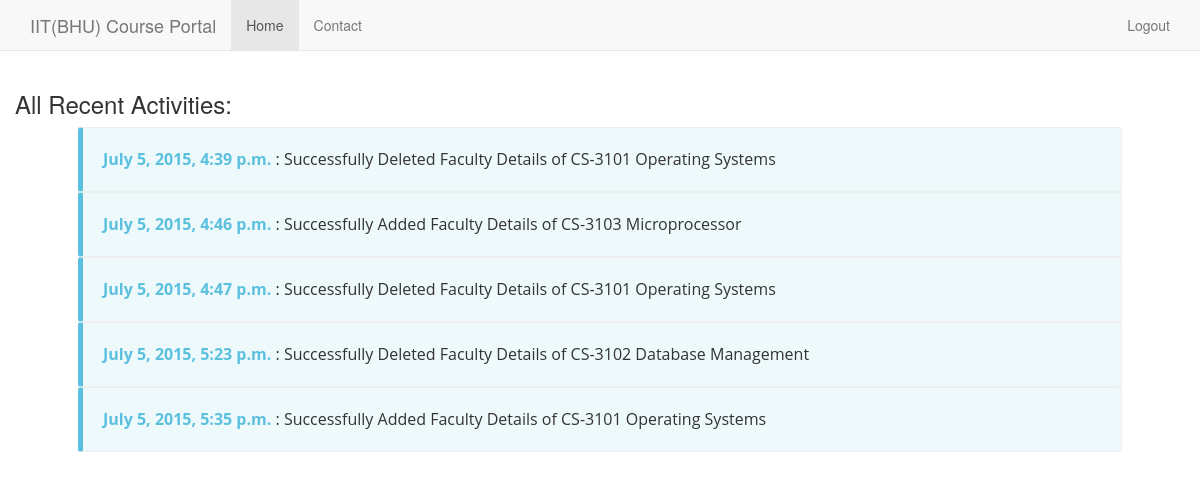
The app's page /programme/CS/activity_log/ (signed in), older data.
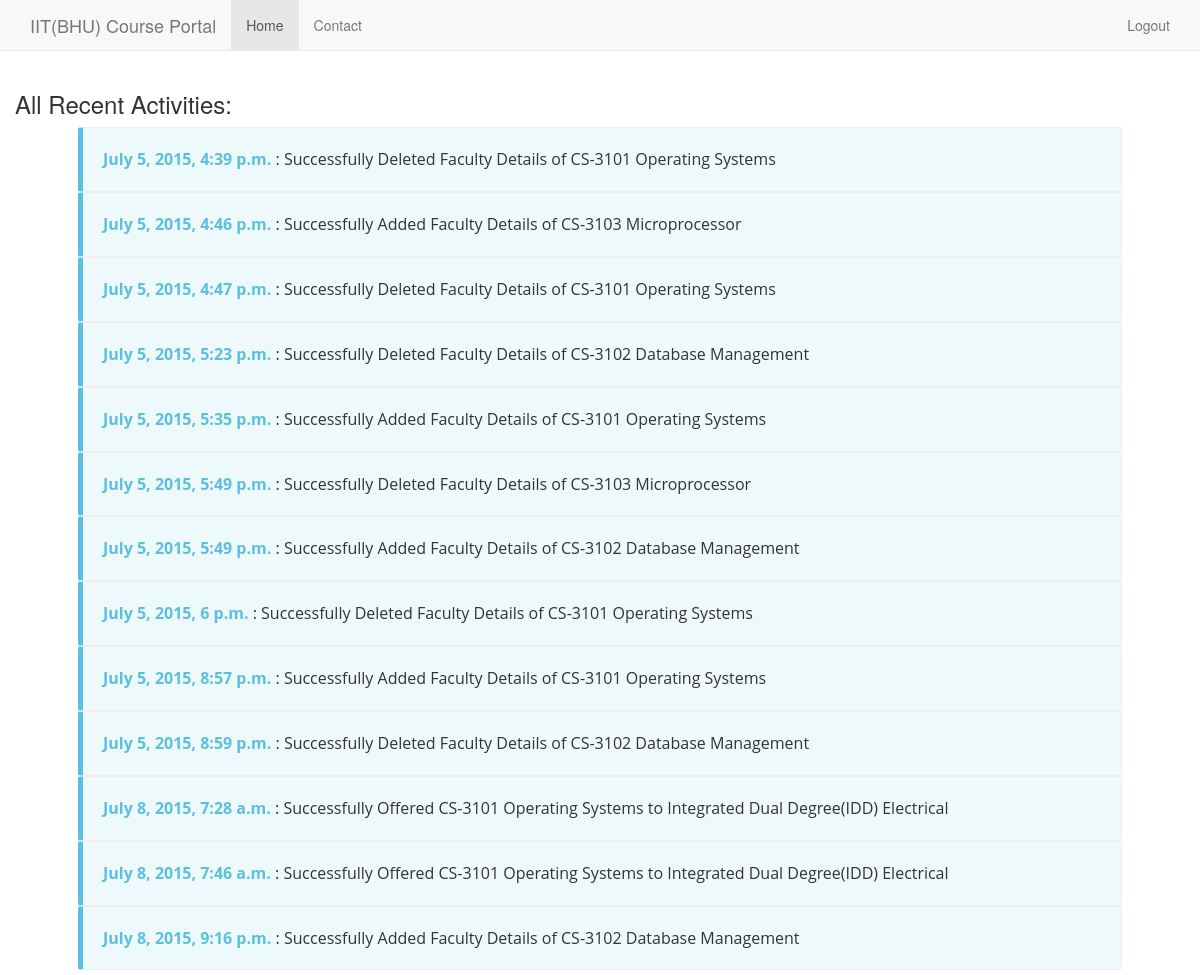
The same page, newer data.
### collection/models.py (models this page shows)
class ActivityLog(models.Model):
    USER=models.ForeignKey(Profile)
    log=models.CharField(max_length=1500)
    date_time= models.DateTimeField(auto_now=True)
    def __str__(self):              # __unicode__ on Python 2
        return self.log

### collection/views.py (the view)
# urls.py: url(r'^programme/(?P<br>[A-Za-z]{2})/activity_log/$', 'collection.views.activity_log_details'),
def activity_log_details(request,br):
    if not request.user.is_authenticated():
        return render(request,'registration/denied.html')
    profile = Profile.objects.get(user=request.user)
    if len(dept.objects.filter(head=profile))==0 or str(dept.objects.filter(head=profile)[0].dept_code) != br:
        return render(request,'registration/denied.html')
    activity_log=ActivityLog.objects.filter(USER=profile)
    context={'activity_log' : activity_log}
    return render(request,'collection/activity_log.html',context)

### templates/collection/activity_log.html (shortened to what this page needs)
{% extends "collection/index.html" %}
  {% block body  %}
  {% if activity_log %}
  	<div class="row">
        <h3>All Recent Activities:</h3>
		<div class="error-notice">
        {% for log in activity_log %}
          <div class="oaerror info">
            <strong>{{log.date_time}}</strong>  : {{log}}
          </div>
    {% endfor %}
        </div>
	</div>
    {% endif %}
{% endblock %}

### templates/collection/index.html (shortened to what this page needs)
<!DOCTYPE html>
{% load staticfiles %}
<html lang="en">
	<head>
		<link href="/static/css/bootstrap.min.css" rel="stylesheet">
		<link href="/static/css/styles.css" rel="stylesheet">
        <link href="/static/collection/main.css" rel="stylesheet">
	</head>
	<body>
<div class="navbar navbar-default navbar-static-top">
  <div class="container">
    <div class="navbar-header">
      <a class="navbar-brand" href="#">IIT(BHU) Course Portal</a>
    </div>
    <div class="collapse navbar-collapse">
      <ul class="nav navbar-nav">
        <li class="active"><a href="/login">Home</a></li>
        <li><a href="#contact">Contact</a></li>
      </ul>
      <ul class="nav navbar-nav navbar-right">
        <li><a href="{% url 'logout_user' %}">Logout</a></li>
      </ul>
    </div>
  </div>
</div>
<div class="container">
  {% block body  %}{% endblock %}
</div>
	</body>
</html>

### static/collection/main.css (style rules this page uses)
.error-notice { margin: 5px 5px; }
.oaerror { width: 90%; margin: 0 auto; background-color: #FFFFFF; padding: 20px; border: 1px solid #eee; border-left-width: 5px; border-radius: 3px; margin: 0 auto; font-family: 'Open Sans', sans-serif; font-size: 16px; }
.info { border-left-color: #5bc0de; background-color: rgba(91, 192, 222, 0.1); }
.info strong { color: #5bc0de; }

Row changes from the older to the newer data that the page shows:
added ActivityLog: date_time "July 5, 2015, 5:49 p.m.", log "Successfully Deleted Faculty Details of CS-3103 Microprocessor"
added ActivityLog: date_time "July 5, 2015, 5:49 p.m.", log "Successfully Added Faculty Details of CS-3102 Database Management"
added ActivityLog: date_time "July 5, 2015, 6 p.m.", log "Successfully Deleted Faculty Details of CS-3101 Operating Systems"
added ActivityLog: date_time "July 5, 2015, 8:57 p.m.", log "Successfully Added Faculty Details of CS-3101 Operating Systems"
added ActivityLog: date_time "July 5, 2015, 8:59 p.m.", log "Successfully Deleted Faculty Details of CS-3102 Database Management"
added ActivityLog: date_time "July 8, 2015, 7:28 a.m.", log "Successfully Offered CS-3101 Operating Systems to Integrated Dual Degree(IDD) Electrical"
added ActivityLog: date_time "July 8, 2015, 7:46 a.m.", log "Successfully Offered CS-3101 Operating Systems to Integrated Dual Degree(IDD) Electrical"
added ActivityLog: date_time "July 8, 2015, 9:16 p.m.", log "Successfully Added Faculty Details of CS-3102 Database Management"
